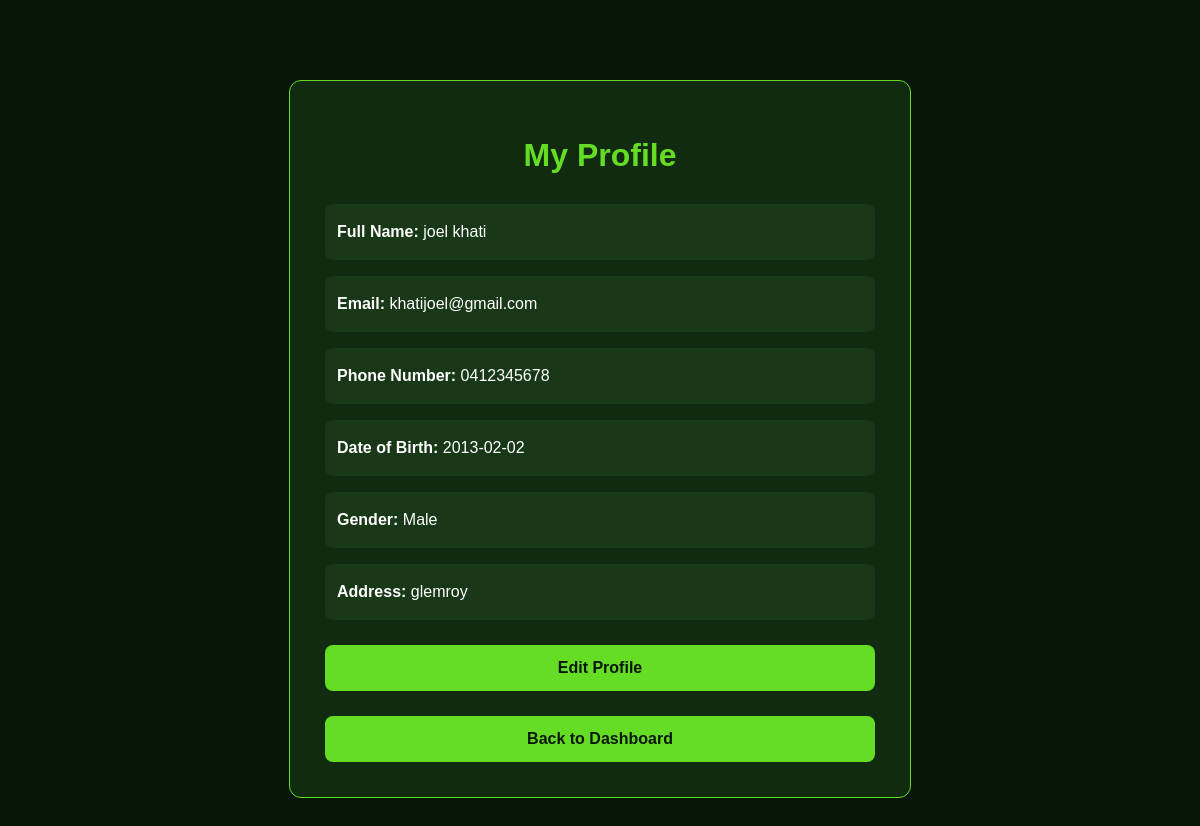
The page /profile (signed in) on the database its author committed.
### tables this page shows
CREATE TABLE users (
    id INTEGER PRIMARY KEY AUTOINCREMENT,
    full_name TEXT NOT NULL,
    email TEXT NOT NULL UNIQUE,
    password TEXT NOT NULL
, phone TEXT, date_of_birth TEXT, gender TEXT, address TEXT, registration_date TEXT);

### app.py (the view)
@app.route('/profile')
def user_profile():
    if 'user' not in session:
        return redirect('/login')
    import sqlite3
    conn = sqlite3.connect('indoor_cricket.db')
    conn.row_factory = sqlite3.Row
    cursor = conn.cursor()
    cursor.execute("""
        SELECT full_name, email, phone,
               date_of_birth, gender, address
        FROM users
        WHERE email = ?
    """, (session['user'],))
    user = cursor.fetchone()
    conn.close()
    if not user:
        session.pop('user', None)
        return redirect('/login')
    return render_template('profile.html', user=user)

### templates/profile.html (shortened to what this page needs)
<!DOCTYPE html>
<html lang="en">
<head>
    <link rel="stylesheet"
          href="{{ url_for('static', filename='style.css') }}">
</head>
<body>
    <div class="profile-container">
        <h1>My Profile</h1>
    <div class="profile-info">
    <p>
        <strong>Full Name:</strong>
        {{ user['full_name'] }}
    </p>
    <p>
        <strong>Email:</strong>
        {{ user['email'] }}
    </p>
    <p>
        <strong>Phone Number:</strong>
        {{ user['phone'] or 'Not provided' }}
    </p>
    <p>
        <strong>Date of Birth:</strong>
        {{ user['date_of_birth'] or 'Not provided' }}
    </p>
    <p>
        <strong>Gender:</strong>
        {{ user['gender'] or 'Not provided' }}
    </p>
    <p>
        <strong>Address:</strong>
        {{ user['address'] or 'Not provided' }}
    </p>
</div>
<a href="/edit-profile" class="back-btn">
    Edit Profile
</a>
<a href="/dashboard" class="back-btn">
    Back to Dashboard
</a>
</div>
</body>
</html>

### static/style.css (style rules this page uses)
body { margin:0; font-family:Arial, sans-serif; background:#020702; color:white; }

### templates/profile.html (style rules this page uses)
body { background: #071707; color: white; font-family: Arial, sans-serif; margin: 0; }
.profile-container { max-width: 550px; margin: 80px auto; padding: 35px; background: #102b10; border: 1px solid #64dd24; border-radius: 12px; }
h1 { color: #64dd24; text-align: center; }
.profile-info { margin-top: 30px; line-height: 2; }
.profile-info p { padding: 12px; background: #183818; border-radius: 8px; }
.back-btn { display: block; background: #64dd24; color: #071707; text-decoration: none; text-align: center; padding: 14px; border-radius: 8px; font-weight: bold; margin-top: 25px; }

### rows shown on the page
users: full_name "joel khati", email "khatijoel@gmail.com", phone "0412345678", date_of_birth "2013-02-02", gender "Male", address "glemroy"
